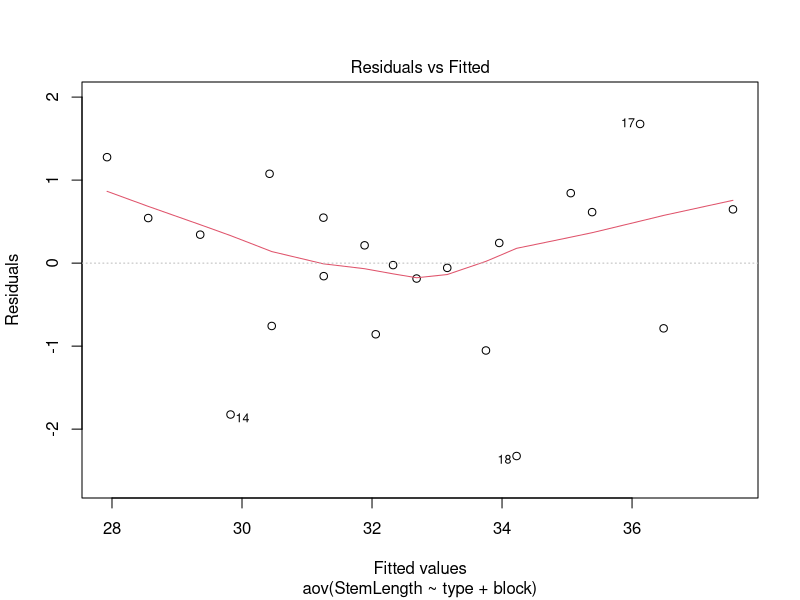
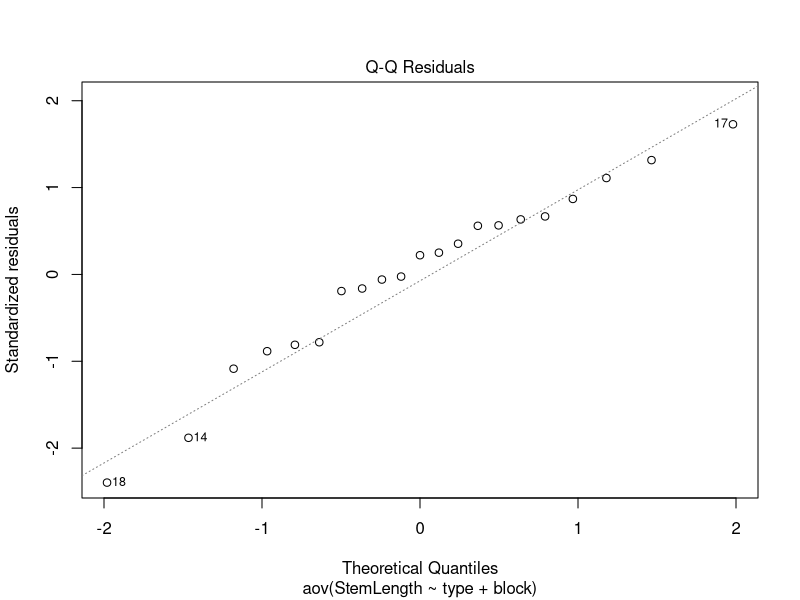
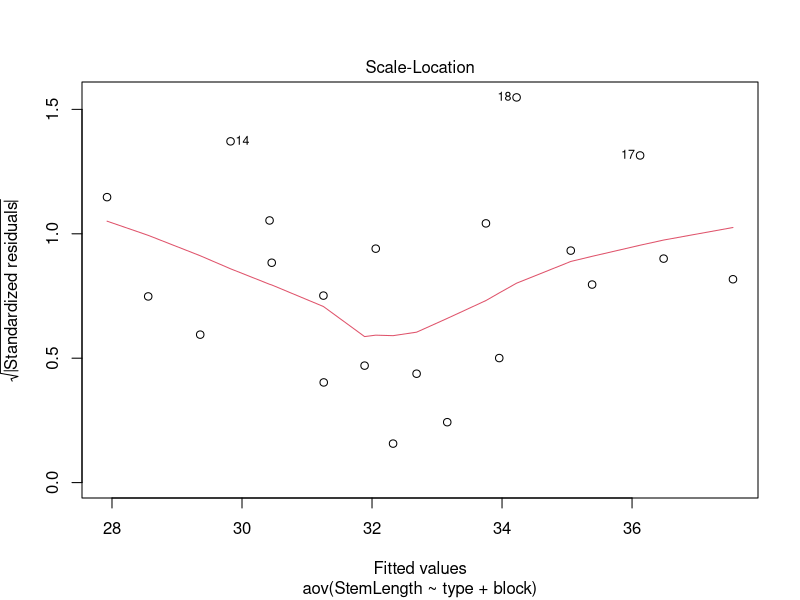
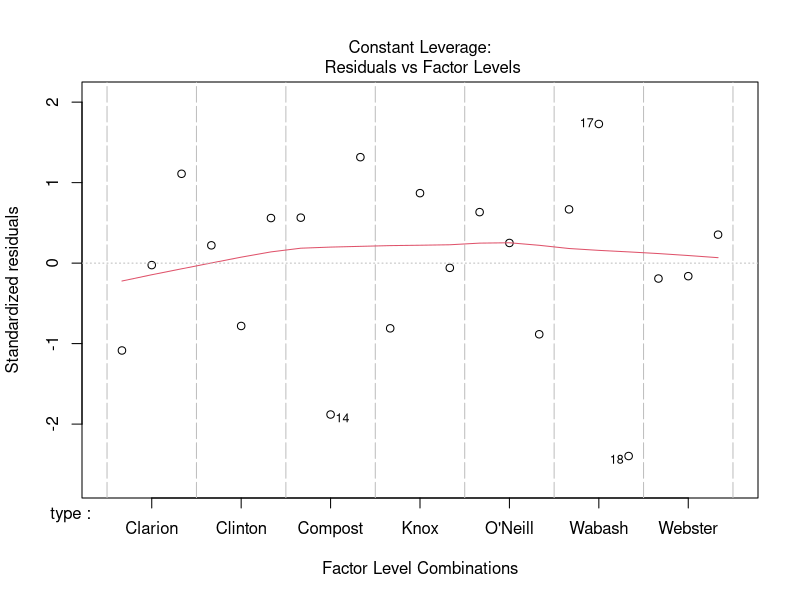

These charts were generated, in order, by the following R code:


library(tidyverse)
library(broom)

# changed block to be a character variable so the aov()
# function treated it as a class variable.
plants <- tribble(
~type, ~block, ~StemLength,  
"Clarion", "1",  32.7,
"Clarion", "2",  32.3,
"Clarion", "3",  31.5,
"Clinton", "1",  32.1,
"Clinton", "2",  29.7,
"Clinton", "3",  29.1,
"Knox",    "1",  35.7,
"Knox",    "2",  35.9,
"Knox",    "3",  33.1,
"O'Neill", "1",  36.0,
"O'Neill", "2",  34.2,
"O'Neill", "3",  31.2,
"Compost", "1",  31.8,
"Compost", "2",  28.0,
"Compost", "3",  29.2,
"Wabash",  "1",  38.2,
"Wabash",  "2",  37.8,
"Wabash",  "3",  31.9,
"Webster", "1",  32.5,
"Webster", "2",  31.1,
"Webster", "3",  29.7
)

summary(plants)

# Test for a significant difference in PULSE between values of SEX by 
# running a one way ANOVA using the model PULSE = SEX. Tidy the results 
# using the tidy() function.
glm1 <- aov(StemLength ~ type + block, data = plants) %>%
  print()

tidy_glm1 <- 
  tidy(glm1) %>% 
  print()

summary_glm1 <- 
  summary(glm1)  %>% 
  print()

augment_glm1 <- 
  augment(glm1) %>% 
  print()

glance_glm1 <- 
  glance(glm1)  %>% 
  print()

plot(glm1)



